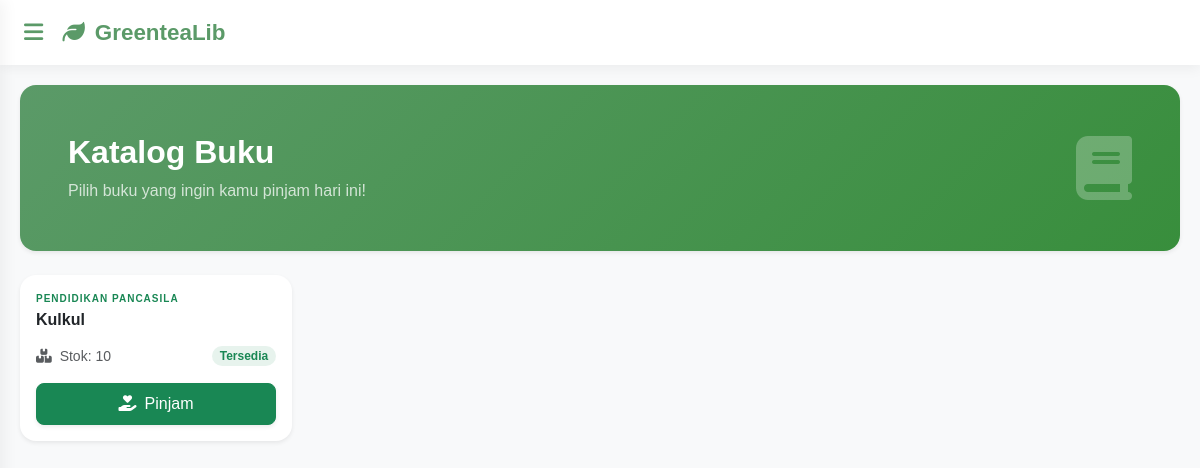
/Views/V_KatalogBuku.php (signed in), run on the app's committed database.
### tables this page shows
CREATE TABLE `buku` (
  `id` int(11) NOT NULL,
  `judul` varchar(255) NOT NULL,
  `kategori` enum('Matematika','Bahasa Indonesia','Bahasa Inggris','Pendidikan Agama Islam','Bahasa Sunda','Sejarah','Pendidikan Pancasila','Wirausaha','Akutansi') DEFAULT NULL,
  `stok` int(11) DEFAULT 0
);

### Controllers/C_Buku.php (called while the page is built, shortened)
<?php
include_once '../Models/M_Buku.php';
$buku = new M_Buku();
try{
    if(!empty($_GET['aksi'])){
        if(!($_GET['aksi'] == 'hapus')){
            if($_GET['aksi'] == 'edit'){
                $id = $_GET['id'];
                $bukus = $buku->SHOW_BUKU_BY_ID($id);
                include_once '../Views/V_UpdateBuku.php';
            }else{
                $id = $_POST['id'];
                $judul = $_POST['judul'];
                $kategori = $_POST['kategori'];
                $stok = $_POST['stok'];
                if($_GET['aksi'] == 'tambah'){
                    $buku->ADD_BUKU($id, $judul, $kategori, $stok);
                }elseif($_GET['aksi'] == 'update'){
                    $buku->UPDATE_BUKU($id, $judul, $kategori, $stok);
                }
            }
        }else{
        	$id = $_GET['id'];
        	$buku->DELETE_BUKU($id);
        }
    }else{
        $bukus = $buku->SHOW_BUKU();
    }
}catch(Exception $e){
    echo $e->getMessage();
}

### Models/M_Connect.php (called while the page is built, shortened)
<?php
class M_Connect
{
	private $host = "localhost",
	$username = "root",
	$pass = "",
	$db = "aqxua_lib";
	function __construct()
	{
		$this->connect = mysqli_connect($this->host, $this->username, $this->pass, $this->db);
		if ($this->connect)
		{
			return $this->connect;
		}else{
			echo mysqli_connect_error();
		}
	}
}

### Models/M_Buku.php (called while the page is built, shortened)
<?php
include_once 'M_Connect.php';
class M_Buku{
    public function SHOW_BUKU()
    {
        $conn = new M_Connect();
        $sql = 'SELECT * FROM buku';
        $post = mysqli_query($conn->connect, $sql);
        if($post->num_rows > 0){
            while ($data = mysqli_fetch_object($post)){
                $result[] = $data;
            }
            return $result;
        }
    }
}

### Views/V_KatalogBuku.php (the view)
<?php
    include_once '../Controllers/C_Buku.php';
    include_once 'HEADER.php';
?>
    <div class="row mb-4">
        <div class="col-12">
            <div class="p-5 rounded-4 shadow-sm text-white d-flex align-items-center justify-content-between" style="background: linear-gradient(135deg, var(--green-tea), var(--green-tea-dark));">
                <div>
                    <h2 class="fw-bold mb-2">Katalog Buku</h2>
                    <p class="mb-0 opacity-75">Pilih buku yang ingin kamu pinjam hari ini!</p>
                </div>
                <div class="d-none d-md-block">
                    <i class="fas fa-book fa-4x opacity-25"></i>
                </div>
            </div>
        </div>
    </div>
    <div class="row g-4">
        <?php
            if(!empty($bukus)){
                foreach ($bukus as $data){ ?>
            <div class="col-12 col-sm-6 col-md-4 col-lg-3">
                <div class="card h-100 shadow-sm border-0 rounded-4 card-book-hover transition-all">
                    <div class="card-body d-flex flex-column pt-3">
                        <span class="text-uppercase text-success fw-bold mb-1" style="font-size: 10px; letter-spacing: 1px;">
                            <?= $data->kategori ?>
                        </span>
                        <h6 class="card-title fw-bold mb-3 text-dark">
                            <?= $data->judul ?>
                        </h6>
                        <div class="mt-auto mb-3 d-flex justify-content-between align-items-center">
                            <div class="small">
                                <i class="fas fa-boxes text-muted me-1"></i>
                                <span class="text-muted">Stok: <?= $data->stok ?></span>
                            </div>
                            <?php if ($data->stok > 0) : ?>
                                <span class="badge rounded-pill bg-success bg-opacity-10 text-success small">Tersedia</span>
                            <?php else : ?>
                                <span class="badge rounded-pill bg-danger bg-opacity-10 text-danger small">Habis</span>
                            <?php endif; ?>
                        </div>
                        <a href="../Controllers/C_Transaksi.php?aksi=pinjam&id_buku=<?= $data->id ?>" class="btn <?= $data->stok > 0 ? 'btn-success' : 'btn-secondary disabled' ?> w-100 rounded-3 shadow-sm py-2">
                            <i class="fas fa-hand-holding-heart me-2"></i>Pinjam
                        </a>
                    </div>
                </div>
            </div>
        <?php }}else{
            echo '<p class="text-center text-muted">Buku sedang kosong!</p>';
        } ?>
    </div>
<?php include_once 'FOOTER.php'; ?>

### Views/HEADER.php (style rules this page uses)
:root { --green-tea: #5B9A68; --green-tea-dark: #388E3C; --green-tea-soft: #F1F8E9; --text-dark: #333333; --white: #ffffff; }
body { margin: 0; font-family: 'Poppins', sans-serif; background: #f8f9fa; color: var(--text-dark); }

### data on the page
buku: kategori "PENDIDIKAN PANCASILA", judul "Kulkul", stok "10", shows "Tersedia"
